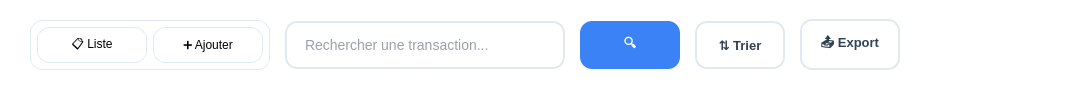
           <widget class="QFrame" name="finToolbarFrame">
            <property name="minimumSize">
             <size>
              <width>0</width>
              <height>90</height>
             </size>
            </property>
            <property name="maximumSize">
             <size>
              <width>16777215</width>
              <height>90</height>
             </size>
            </property>
            <property name="styleSheet">
             <string notr="true">background-color: transparent; border: none;</string>
            </property>
            <layout class="QHBoxLayout" name="horizontalLayoutToolbar">
             <property name="spacing">
              <number>15</number>
             </property>
             <property name="leftMargin">
              <number>30</number>
             </property>
             <property name="rightMargin">
              <number>30</number>
             </property>
             <item>
              <widget class="QFrame" name="finTabsFrame">
               <property name="minimumSize">
                <size>
                 <width>240</width>
                 <height>50</height>
                </size>
               </property>
               <property name="maximumSize">
                <size>
                 <width>240</width>
                 <height>50</height>
                </size>
               </property>
               <property name="styleSheet">
                <string notr="true">background-color: white; border-radius: 12px; border: 1px solid #e2e8f0;</string>
               </property>
               <layout class="QHBoxLayout" name="horizontalLayoutTabs">
                <property name="spacing">
                 <number>6</number>
                </property>
                <property name="leftMargin">
                 <number>6</number>
                </property>
                <property name="topMargin">
                 <number>6</number>
                </property>
                <property name="rightMargin">
                 <number>6</number>
                </property>
                <property name="bottomMargin">
                 <number>6</number>
                </property>
                <item>
                 <widget class="QPushButton" name="finBtnVueListe">
                  <property name="minimumSize">
                   <size>
                    <width>108</width>
                    <height>36</height>
                   </size>
                  </property>
                  <property name="cursor">
                   <cursorShape>PointingHandCursor</cursorShape>
                  </property>
                  <property name="text">
                   <string>📋 Liste</string>
                  </property>
                  <property name="checkable">
                   <bool>true</bool>
                  </property>
                  <property name="checked">
                   <bool>true</bool>
                  </property>
                 </widget>
                </item>
                <item>
                 <widget class="QPushButton" name="finBtnAjouter">
                  <property name="minimumSize">
                   <size>
                    <width>108</width>
                    <height>36</height>
                   </size>
                  </property>
                  <property name="cursor">
                   <cursorShape>PointingHandCursor</cursorShape>
                  </property>
                  <property name="text">
                   <string>➕ Ajouter</string>
                  </property>
                  <property name="checkable">
                   <bool>true</bool>
                  </property>
                 </widget>
                </item>
               </layout>
              </widget>
             </item>
             <item>
              <spacer name="finHorizontalSpacerToolbar">
               <property name="orientation">
                <enum>Qt::Orientation::Horizontal</enum>
               </property>
               <property name="sizeHint" stdset="0">
                <size>
                 <width>0</width>
                 <height>0</height>
                </size>
               </property>
              </spacer>
             </item>
             <item>
              <widget class="QLineEdit" name="finLineEditRecherche">
               <property name="minimumSize">
                <size>
                 <width>280</width>
                 <height>48</height>
                </size>
               </property>
               <property name="maximumSize">
                <size>
                 <width>280</width>
                 <height>48</height>
                </size>
               </property>
               <property name="styleSheet">
                <string notr="true">QLineEdit {
             background-color: white;
             border: 2px solid #e2e8f0;
             border-radius: 12px;
             padding: 12px 16px;
             font-size: 14px;
             color: #334155;
         }
         QLineEdit:focus {
             border-color: #3b9cff;
         }</string>
               </property>
               <property name="placeholderText">
                <string>Rechercher une transaction...</string>
               </property>
              </widget>
             </item>
             <item>
              <widget class="QPushButton" name="finBtnRecherche">
               <property name="minimumSize">
                <size>
                 <width>100</width>
                 <height>48</height>
                </size>
               </property>
               <property name="cursor">
                <cursorShape>PointingHandCursor</cursorShape>
               </property>
               <property name="styleSheet">
                <string notr="true">QPushButton {
    background-color: #3b82f6;
    color: white;
    border: none;
    border-radius: 12px;
    padding: 12px 16px;
    font-size: 13px;
    font-weight: 600;
}
QPushButton:hover {
    background-color: #2563eb;
}</string>
               </property>
               <property name="text">
                <string>🔍</string>
               </property>
              </widget>
             </item>
             <item>
              <widget class="QPushButton" name="finBtnTri">
               <property name="minimumSize">
                <size>
                 <width>90</width>
                 <height>48</height>
                </size>
               </property>
               <property name="cursor">
                <cursorShape>PointingHandCursor</cursorShape>
               </property>
               <property name="styleSheet">
                <string notr="true">QPushButton {
             background-color: white;
             color: #334155;
             border: 2px solid #e2e8f0;
             border-radius: 12px;
             padding: 12px 16px;
             font-size: 13px;
             font-weight: 600;
         }
         QPushButton:hover {
             background-color: #f8fafc;
             border-color: #cbd5e1;
         }</string>
               </property>
               <property name="text">
                <string>⇅ Trier</string>
               </property>
              </widget>
             </item>
             <item>
              <widget class="QPushButton" name="finBtnExport">
               <property name="minimumSize">
                <size>
                 <width>100</width>
                 <height>48</height>
                </size>
               </property>
               <property name="cursor">
                <cursorShape>PointingHandCursor</cursorShape>
               </property>
               <property name="styleSheet">
                <string notr="true">QPushButton {
             background-color: white;
             color: #334155;
             border: 2px solid #e2e8f0;
             border-radius: 12px;
             padding: 12px 16px;
             font-size: 13px;
             font-weight: 600;
         }
         QPushButton:hover {
             background-color: #f8fafc;
             border-color: #cbd5e1;
         }</string>
               </property>
               <property name="text">
                <string>📤 Export</string>
               </property>
              </widget>
             </item>
             <item>
              <widget class="QPushButton" name="finBtnStatistiques">
               <property name="minimumSize">
                <size>
                 <width>120</width>
                 <height>48</height>
                </size>
               </property>
               <property name="cursor">
                <cursorShape>PointingHandCursor</cursorShape>
               </property>
               <property name="styleSheet">
                <string notr="true">QPushButton {
            background: qlineargradient(x1:0, y1:0, x2:1, y2:0,
        stop:0 #3b82f6, stop:1 #10b981);
             color: white;
             border: none;
             border-radius: 12px;
             padding: 12px 16px;
             font-size: 13px;
             font-weight: 600;
         }
         QPushButton:hover {
              background: qlineargradient(x1:0, y1:0, x2:1, y2:0,
        stop:0 #2563eb, stop:1 #059669);
         }</string>
               </property>
               <property name="text">
                <string>📊 Stats</string>
               </property>
              </widget>
             </item>
            </layout>
           </widget>
